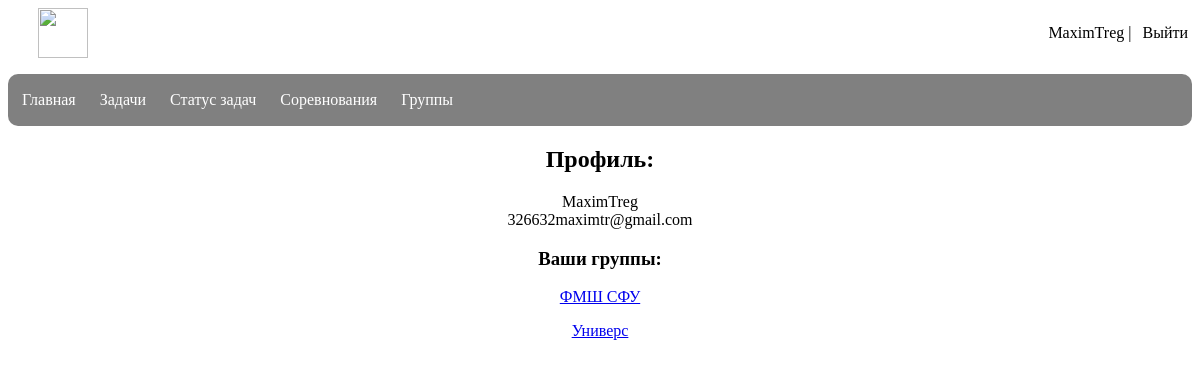
The app's page /profile (signed in) with its own data.
### app/models.py (models this page shows, shortened)
class User(UserMixin, db.Model):
    id = db.Column(db.Integer, primary_key=True)
    username = db.Column(db.String(50), index=True, unique=True)
    email = db.Column(db.String(120), index=True, unique=True)
    password_hash = db.Column(db.String(128))
    groups = db.relationship('UserGroup', backref='user', lazy='dynamic')
    tasks = db.relationship('Task', backref='creator', lazy='dynamic')
    solutions = db.relationship('Solution', backref='user', lazy='dynamic')
    def get_groups(self):
        return Groups.query.filter(Groups.id.in_(list(map(lambda g: g.group_id, self.groups)))).all()

class Groups(db.Model):
    id = db.Column(db.Integer, primary_key=True)
    title = db.Column(db.String(100), unique=True, nullable=False)
    statement = db.Column(db.Text, nullable=True)
    users = db.relationship('UserGroup', backref='group', lazy='dynamic')

### app/routes.py (the view)
@app.route('/profile', methods=['GET', 'POST'])
def profile():
    return render_template('profile.html', current_user=current_user)

### app/models.py (called while the page is built)
@login.user_loader
def load_user(id):
    return User.query.get(int(id))

### app/templates/profile.html
{% extends "base.html" %}
{% block content %}
<h2>Профиль:</h2>
<div id="profile">
    {{ current_user.username }}
    <br>
    {{ current_user.email }}
    <h3>Ваши группы:</h3>
    <p>
        {% for group in current_user.get_groups() %}
    <p>
        <a href="{{ url_for('groups', id=group.id) }}">{{ group.title }}</a>
    </p>
    {% endfor %}
    </p>
</div>
{% endblock %}

### app/templates/base.html (shortened to what this page needs)
<html>
    <head>
        <link type="text/css" href="../static/css/styles.css" rel="stylesheet" />
    </head>
    <body>
        <div id="header">
            <a href="/"><img class="logo" src="../static/images/logo.png"></a>
            <div>
                {% if current_user.is_anonymous %}
                <a href="/login" class="login">Войти</a>
                |
                <a href="/register" class="login">Зарегистрироваться</a>
                {% else %}
                <a href="/profile" id="profile_button"> {{ current_user.username }} </a>
                |
                <a href="{{ '/logout' }}" class="login">Выйти</a>
                {% endif %}
            </div>
        </div>
        <div id="menu">
            <ul>
                <li><a href="/">Главная</a></li>
                <li><a href="/tasks">Задачи</a></li>
                {% if not current_user.is_anonymous %}
                    <li><a href="/tasks_status">Статус задач</a></li>
                {% endif %}
                <li><a href="/contests">Соревнования</a></li>
                <li><a href="/groups">Группы</a></li>
            </ul>
        </div>
        {% block content %}{% endblock %}
    </body>
</html>

### app/static/css/styles.css (style rules this page uses)
body { font-family: Comic Sans MS; }
ul { list-style-type: none; padding: 7px; overflow: hidden; background-color: grey; border-radius: 10px; }
.logo { height: 50px; margin-left: 30px; }
#header { display: flex; justify-content: space-between; align-items: center; }
.login { color: black; text-align: center; }
.login { padding: 4px; padding-left: 7px; color: black; border-radius: 5px; text-decoration: none; }
li { float: left; }
li a { display: block; color: white; text-align: center; margin-right: 10px; padding: 10px; padding-left: 7px; padding-right: 7px; border-radius: 10px; text-decoration: none; }
#profile_button { color: black; text-decoration: none; }
#profile { text-align: center; }
h2 { text-align: center; }

### records on screen
User: username "MaximTreg", email "326632maximtr@gmail.com"
Groups: title "ФМШ СФУ"
Groups: title "Универс"
